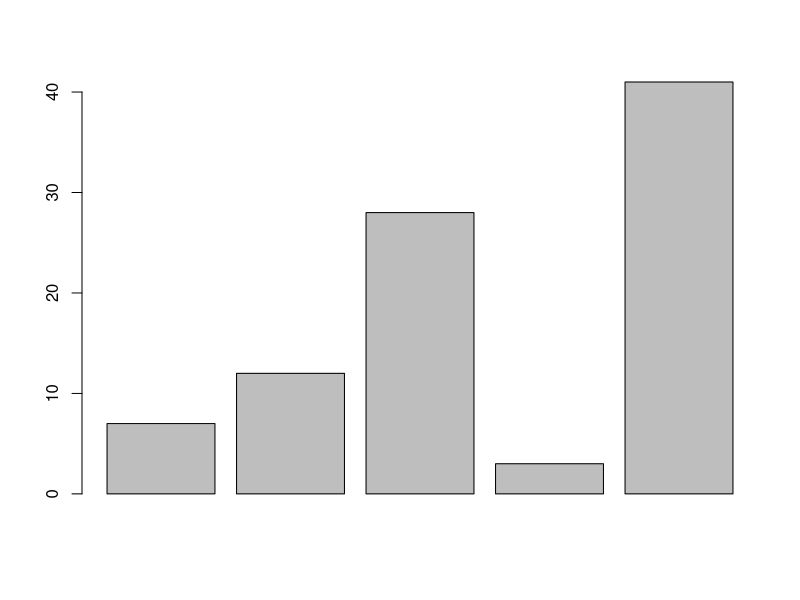
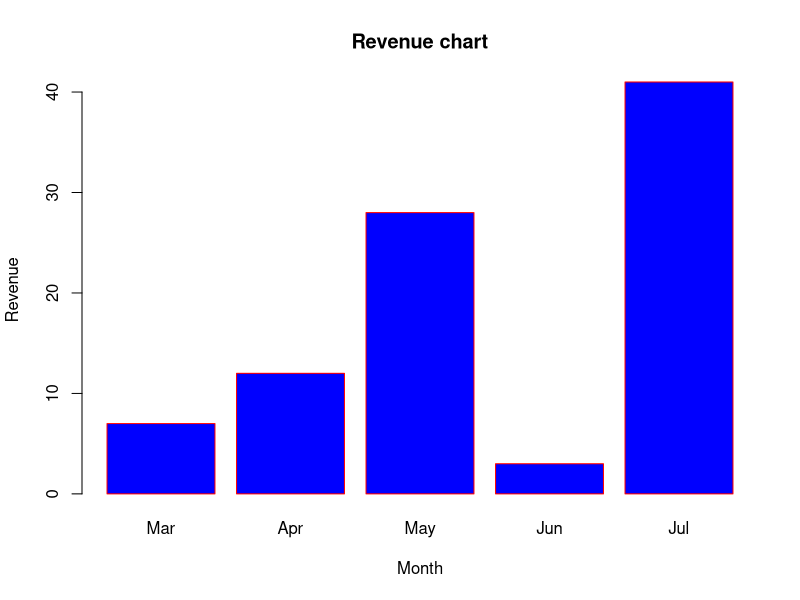
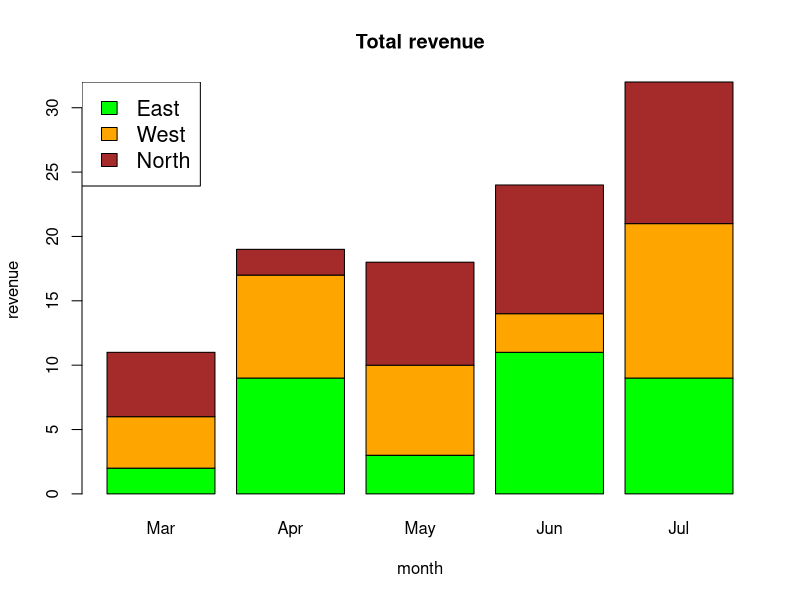

These charts were generated, in order, by the following R code:
#Bar Charts
#Create the data for the chart
H<-c(7,12,28,3,41)
#Give the chart file a name
#png(file="barchart.png")
#Plot the bar chart
barplot(H)
M<-c("Mar","Apr","May","Jun","Jul")
#png(file="barchart_months_revenue.png")
barplot(H,names.arg = M,xlab="Month",ylab="Revenue",col="blue",main="Revenue chart",border="red")
#Create the input vectors
colors=c("green","orange","brown")
months<-c("Mar","Apr","May","Jun","Jul")
regions<-c("East","West","North")
#Create the matrix of the values
values<-matrix(c(2,9,3,11,9,4,8,7,3,12,5,2,8,10,11),nrow=3,ncol=5,byrow=TRUE)
#png(file="barchart_stacked.png")
#Create the bar chart
barplot(values,main="Total revenue",names.arg = months,xlab="month",ylab="revenue",col=colors)
#Add the legend to the chart
legend("topleft",regions,cex=1.3,fill=colors)
#Save the file
dev.off()

